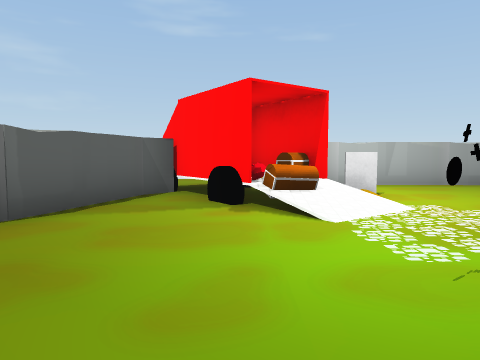
View 1 (above)

21 first-person views from a walk through a Unity game level. The camera is 1.3 m above the floor, tilts 4° down and sees 70° across. The floor is counted in squares, 2 m on a side. Each view is taken from the middle of a square. On the plan, view 1 faces up. The plan holds only what a view shows up to about 10 squares ahead; the rest is blank. The place goes on beyond the plan. Some surface patterns are stand-ins.

View 2
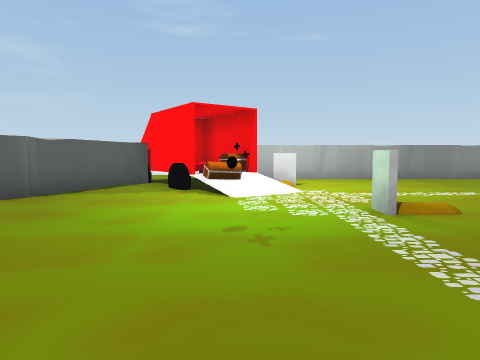

View 3
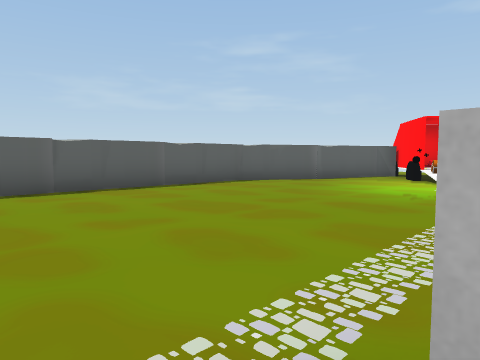

View 4
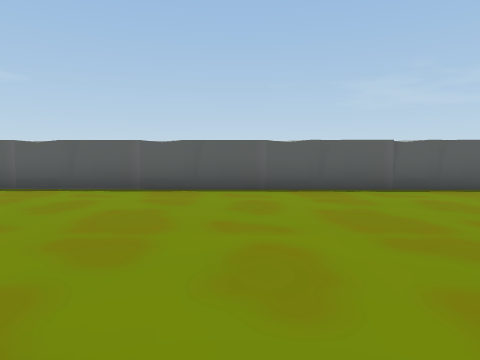

View 5
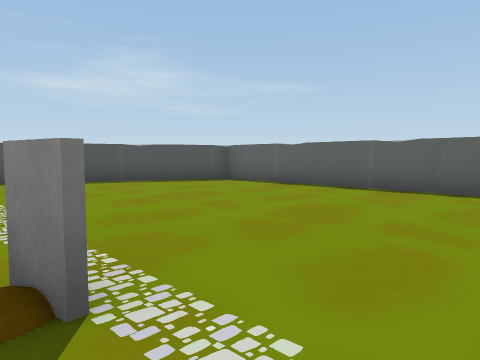

View 6
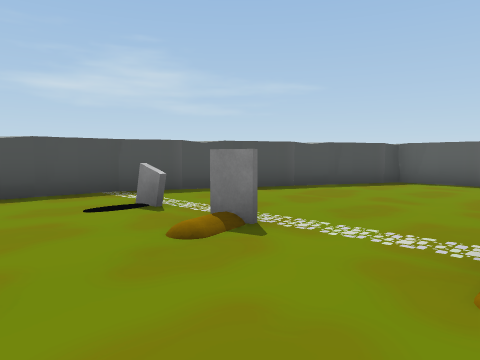

View 7
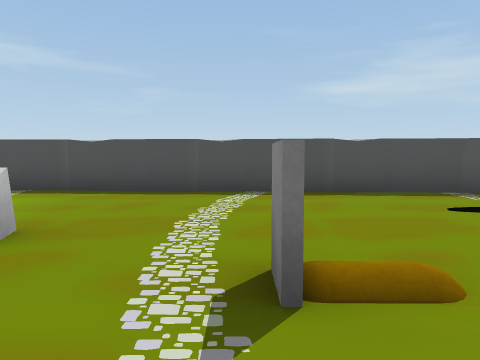

View 8
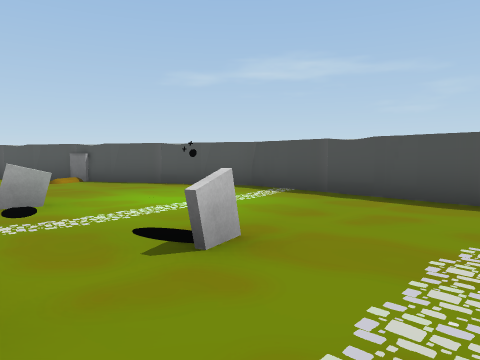

View 9
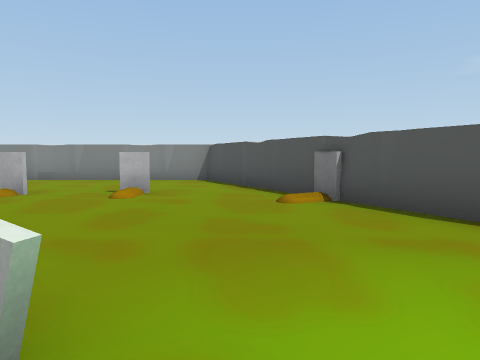

View 10
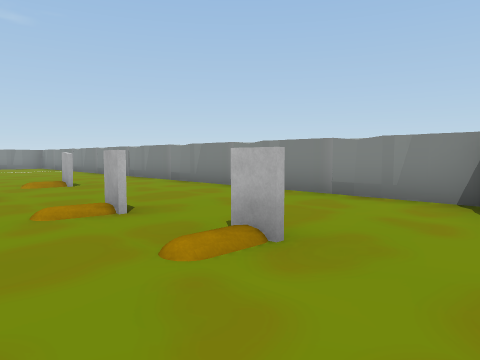

View 11
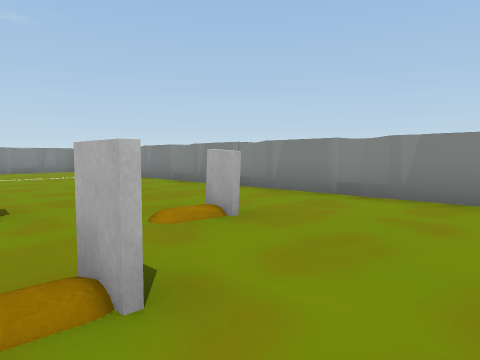

View 12
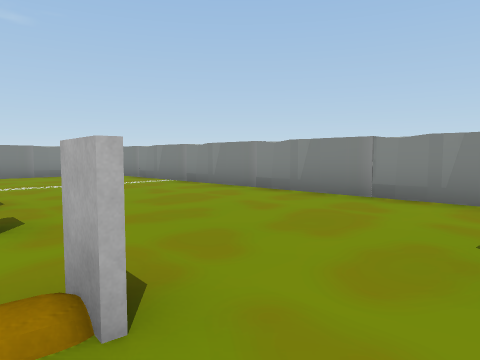

View 13
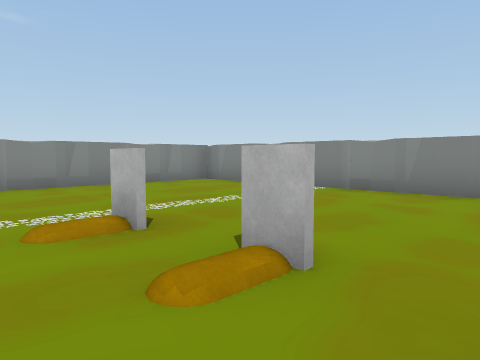

View 14
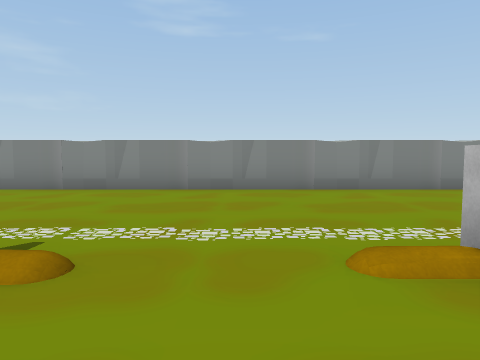

View 15
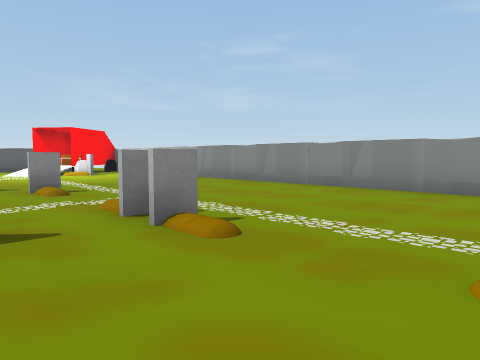

View 16
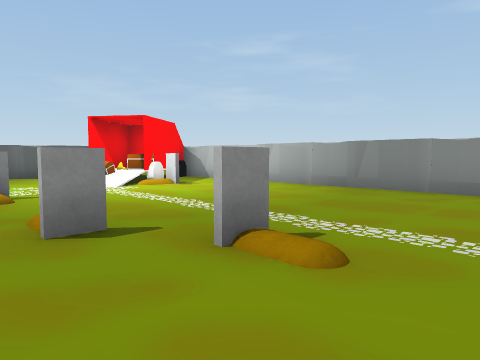

View 17
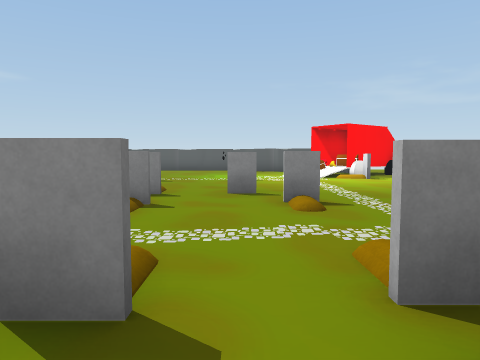

View 18
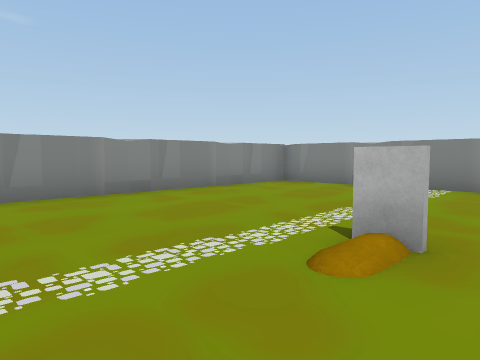

View 19
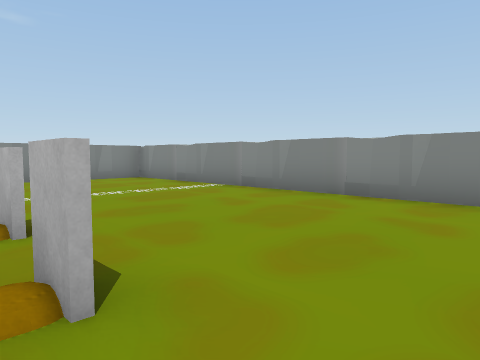

View 20
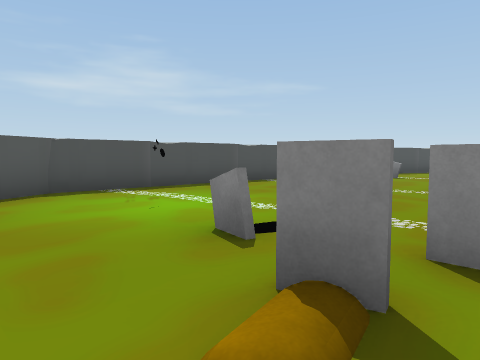

View 21
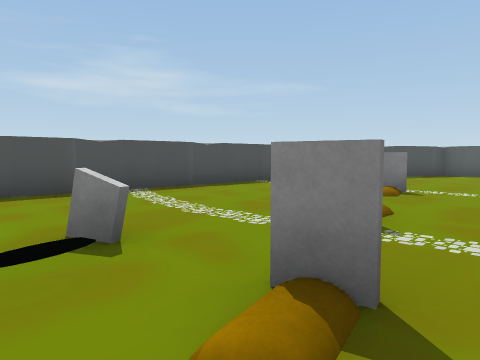

### Floor plan
Points are (right, up) in squares from view 1. A wall is a line through its corners. A room is listed if a view was taken in it or the views show most of it. See-through windows are left out.
Room 1 (views 1, 2, 3, 4, 5, 6, 7, 8, 9, 10, 11, 12, 13, 14, 15, 16, 17, 18, 19, 20, 21)
walls: (7.7, -15.2) (8.8, -15.4); (19.2, -3.1) (19.3, -1.9); (19.3, -5.5) (19.5, -4.4); (6.4, -15.3) (6.9, -15.3); (5.3, -15.1) (6.5, -15.3); (19.3, -2.1) (19.3, -1.6); (19.4, -5.3) (19.3, -4); (-3.5, -4) (-3.7, -5.1); (7.9, -15.5) (9.2, -15.4); (8.5, 7.5) (7.4, 7.7); (13.9, -13.9) (14.9, -13.5); (10.3, -15.4) (11.1, -15.6) (19.3, -11.1); (6.1, 7.5) (5, 7.7); (-3.6, -2.4) (-3.6, -2.9); (11.8, -15.1) (12.8, -14.7); (19.3, -0.7) (19.5, 0.4); (-3.8, -4.3) (-3.6, -5.5); (8.4, 7.8) (7, 7.6); (14.9, -13.6) (15.3, -13.3); (11, 7.5) (9.9, 7.7); (16.1, -12.7) (17.1, -12.3); (19.2, -8) (19.3, -6.9); (19.4, -0.6) (19.3, 0.8); (12.1, -15.2) (13.1, -14.5); (6, 7.8) (4.6, 7.6); (19.4, -7.7) (19.3, -6.5); (-3.8, -6.7) (-3.7, -8); (10.8, 7.8) (9.5, 7.6); (2.8, -15) (3.9, -15.2); (3.1, -15.2) (4.3, -15.2); (16.4, -12.9) (17.5, -12.1); (3.7, 7.5) (2.6, 7.7); (-3.4, 0.7) (-3.6, -0.4); (-4, -7.1) (-4.1, -7.6); (-3.7, 0.5) (-3.6, -0.9); (19.2, 1.7) (19.3, 2.9); (-3.6, -8.9) (-3.8, -10); (-0.5, 5.3) (-1.1, 6.2) (-1.6, 5.7) (-2.3, 3.4) (-3.5, 1.6) (-3.8, -12.3); (-2.8, 2.5) (-3.5, 1.6); (3.5, 7.8) (2.1, 7.6); (13.4, 7.5) (12.3, 7.7); (18.3, -11.5) (19.3, -11.2) (19.3, 7.6) (1.4, 7.6); (0.6, -14.4) (1.1, -14.5); (-0.2, -13.8) (0.7, -14.4); (19.4, 2) (19.3, 3.3); (-0.6, 5.6) (-0.4, 5.2); (-3.8, -9.2) (-3.7, -10.4); (13.3, 7.8) (11.9, 7.6); (19.2, -10.5) (19.5, -9.4); (19.4, -10.2) (19.3, -8.9); (0.4, 6.7) (1.4, 5.2) (0.1, 7) (-1.2, 6); (-1.8, 4.8) (-2.2, 3.8); (-2, 4.6) (-2.2, 3.3); (-2.5, -12.7) (-1.5, -13.3); (-2.3, -13) (-1, -13.5); (-3.7, -11.3) (-3.9, -12.2) (-3.3, -12.4); (19.2, 4.3) (19.3, 5.3); (16, 7.5) (14.8, 7.7); (15.7, 7.8) (14.4, 7.6); (-3.9, -12.1) (2.1, -15) (11.1, -15.5); (19.3, 5.2) (19.3, 5.7); (19.2, 6.7) (19.3, 7.6); (18.4, 7.6) (17.3, 7.8); (18.2, 7.8) (16.8, 7.6)
objects: other object (1, 1); chest (1, 4); chest (1, 5); other object (2, -9); tombstone (2, 6); other object (3, -13); tombstone (3, -11); tombstone (3, -7); tombstone (3, -4); tombstone (3, 2); tombstone (6, -11); tombstone (6, 0); tombstone (6, 2); tombstone (7, 1); tombstone (7, 3); other object (8, -12); tombstone (8, -10); other object (11, -11); tombstone (11, -9); tombstone (11, 3); tombstone (12, -10); tombstone (15, -13); tombstone (15, -5); tombstone (15, -3); tombstone (15, 0); tombstone (15, 1); tombstone (15, 3); tombstone (16, -10); tombstone (16, -8); tombstone (17, -4)

Positions as (right, up) in squares from view 1, and headings:
1: (0, 0), facing up
2: (1, -2), facing up
3: (3, -5), facing up-left
4: (3, -6), facing left
5: (3, -5), facing down-left
6: (5, -9), facing down-left
7: (6, -9), facing down
8: (6, -10), facing down-right
9: (10, -12), facing right
10: (14, -12), facing up-right
11: (14, -7), facing up-right
12: (14, -4), facing up-right
13: (13, 0), facing up-right
14: (13, 1), facing up
15: (14, 1), facing up-left
16: (9, 1), facing up-left
17: (12, 2), facing left
18: (12, 2), facing up-right
19: (14, -2), facing up-right
20: (13, -9), facing down-left
21: (9, -9), facing down-left
